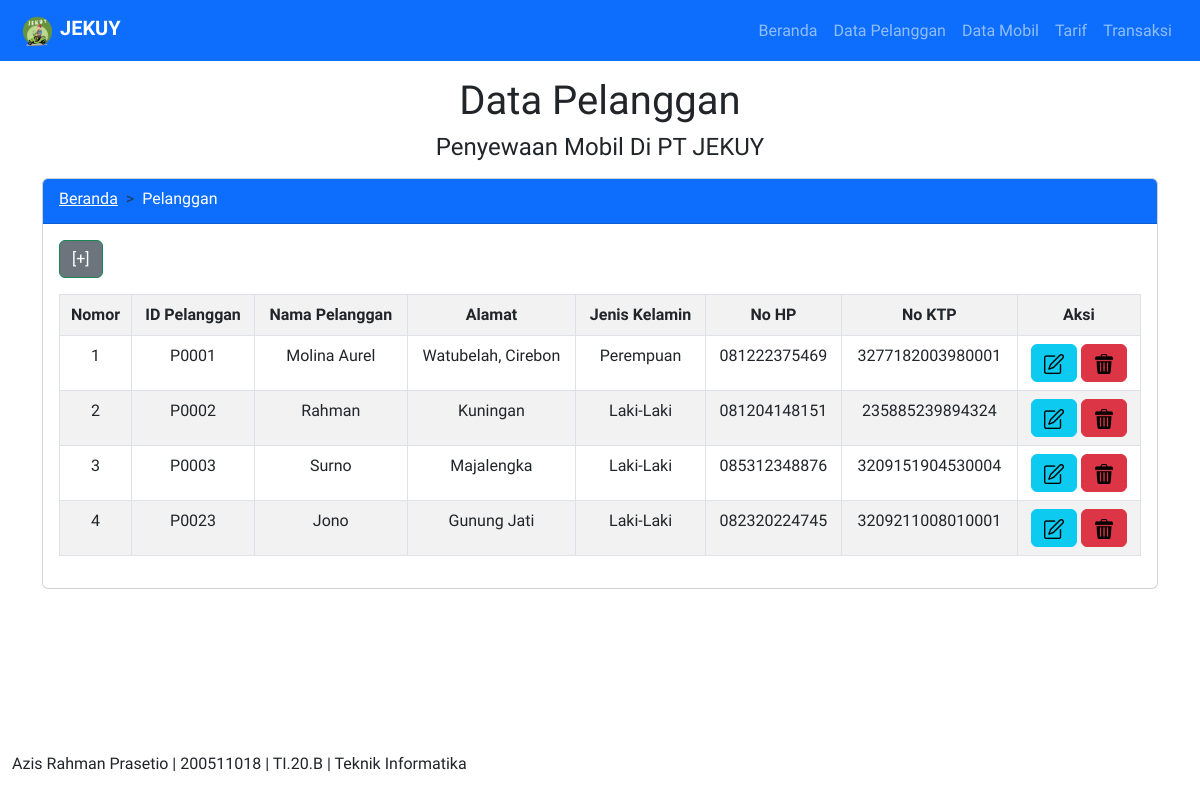
The page /form_pelanggan.php on the database its author committed.
### tables this page shows
CREATE TABLE `pelanggan` (
  `idPelanggan` char(50) NOT NULL,
  `namaPelanggan` varchar(50) NOT NULL,
  `alamatPelanggan` text NOT NULL,
  `jkPelanggan` varchar(10) NOT NULL,
  `noHpPelanggan` varchar(15) NOT NULL,
  `noKtpPelanggan` varchar(16) NOT NULL
);

### form_pelanggan.php (the view, shortened to what this page needs)
<?php
    include "scripts/config.php";
    include "includes/header.php";
?>
<div class="container">
    <div class="mt-3">
        <h1 class="text-center">Data Pelanggan</h1>
        <h4 class="text-center">Penyewaan Mobil Di PT JEKUY</h4>
    </div>
    <div class="card mt-3">
    <div class="card-header bg-primary text-white">
        <nav style="--bs-breadcrumb-divider: '>';" aria-label="breadcrumb">
            <ol class="breadcrumb mb-1">
                <li class="breadcrumb-item"><a href="index.php" style="color: #ffffff;">Beranda</a></li>
                <li class="breadcrumb-item" aria-current="page" style="color: #ffffff;">Pelanggan</li>
            </ol>
        </nav>
    </div>
    <div class="card-body">
        <button href="form_pelanggan.php" type="button" class="btn btn-success bg-secondary mb-3" data-bs-toggle="modal" data-bs-target="#modalTambah"> [+] </button>
        <table class="table table-bordered table-striped table-hover text-center">
            <tr>
                <th>Nomor</th>
                <th>ID Pelanggan</th>
                <th>Nama Pelanggan</th>
                <th>Alamat</th>
                <th>Jenis Kelamin</th>
                <th>No HP</th>
                <th>No KTP</th>
                <th>Aksi</th>
            </tr>
            <?php
            $no=1;
            $tampil=mysqli_query($db,"SELECT * FROM pelanggan");
            while($data = mysqli_fetch_array($tampil)) :
            ?>
                <tr>
                    <td><?= $no++?></td>
                    <td><?= $data['idPelanggan']?></td>
                    <td><?= $data['namaPelanggan']?></td>
                    <td><?= $data['alamatPelanggan']?></td>
                    <td><?= $data['jkPelanggan']?></td>
                    <td><?= $data['noHpPelanggan']?></td>
                    <td><?= $data['noKtpPelanggan']?></td>
                    <td>
                        <a href="action.php" class="btn btn-info" data-bs-toggle="modal" data-bs-target="#modalUbah<?=$no?>">
                        <img src="assets/edit.png" style="width: 20px;" alt="Ubah">
                        </a>
                        <a href="action.php" class="btn btn-danger" data-bs-toggle="modal" data-bs-target="#modalHapus<?=$no?>">
                            <img src="assets/hapus.png" style="width: 20px;" alt="Hapus">
                        </a>
                    </td>
                </tr>
            <?php endwhile; ?>
        </table>
    </div>
</div>
<?php include "includes/footer.php"?>

### styles/main.css (style rules this page uses)
body { background-color: #ffffff; font-family: 'Assistant', sans-serif; }

### rows shown on the page
pelanggan: idPelanggan "P0001", namaPelanggan "Molina Aurel", alamatPelanggan "Watubelah, Cirebon", jkPelanggan "Perempuan", noHpPelanggan "081222375469", noKtpPelanggan "3277182003980001"
pelanggan: idPelanggan "P0002", namaPelanggan "Rahman", alamatPelanggan "Kuningan", jkPelanggan "Laki-Laki", noHpPelanggan "081204148151", noKtpPelanggan "235885239894324"
pelanggan: idPelanggan "P0003", namaPelanggan "Surno", alamatPelanggan "Majalengka", jkPelanggan "Laki-Laki", noHpPelanggan "085312348876", noKtpPelanggan "3209151904530004"
pelanggan: idPelanggan "P0023", namaPelanggan "Jono", alamatPelanggan "Gunung Jati", jkPelanggan "Laki-Laki", noHpPelanggan "082320224745", noKtpPelanggan "3209211008010001"
